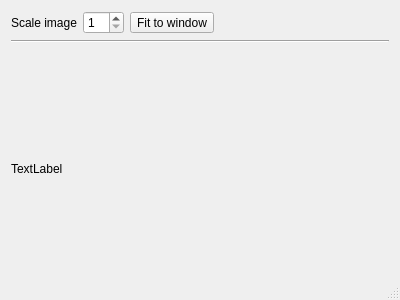
<?xml version="1.0" encoding="UTF-8"?>
<ui version="4.0">
 <class>CVDebugWindow</class>
 <widget class="QDialog" name="CVDebugWindow">
  <property name="geometry">
   <rect>
    <x>0</x>
    <y>0</y>
    <width>400</width>
    <height>300</height>
   </rect>
  </property>
  <property name="windowTitle">
   <string>Dialog</string>
  </property>
  <property name="sizeGripEnabled">
   <bool>true</bool>
  </property>
  <layout class="QVBoxLayout" name="verticalLayout">
   <item>
    <layout class="QHBoxLayout" name="horizontalLayout">
     <item>
      <widget class="QLabel" name="label_2">
       <property name="text">
        <string>Scale image</string>
       </property>
      </widget>
     </item>
     <item>
      <widget class="QSpinBox" name="scaleFactor">
       <property name="minimum">
        <number>1</number>
       </property>
       <property name="maximum">
        <number>16</number>
       </property>
      </widget>
     </item>
     <item>
      <widget class="QToolButton" name="fitButton">
       <property name="toolTip">
        <string>Fit image to window</string>
       </property>
       <property name="text">
        <string>Fit to window</string>
       </property>
       <property name="checkable">
        <bool>true</bool>
       </property>
      </widget>
     </item>
     <item>
      <spacer name="horizontalSpacer">
       <property name="orientation">
        <enum>Qt::Horizontal</enum>
       </property>
       <property name="sizeHint" stdset="0">
        <size>
         <width>40</width>
         <height>20</height>
        </size>
       </property>
      </spacer>
     </item>
    </layout>
   </item>
   <item>
    <widget class="Line" name="line">
     <property name="orientation">
      <enum>Qt::Horizontal</enum>
     </property>
    </widget>
   </item>
   <item>
    <widget class="QLabel" name="label">
     <property name="sizePolicy">
      <sizepolicy hsizetype="Preferred" vsizetype="Preferred">
       <horstretch>0</horstretch>
       <verstretch>1</verstretch>
      </sizepolicy>
     </property>
     <property name="text">
      <string>TextLabel</string>
     </property>
    </widget>
   </item>
  </layout>
 </widget>
 <resources/>
 <connections/>
</ui>
